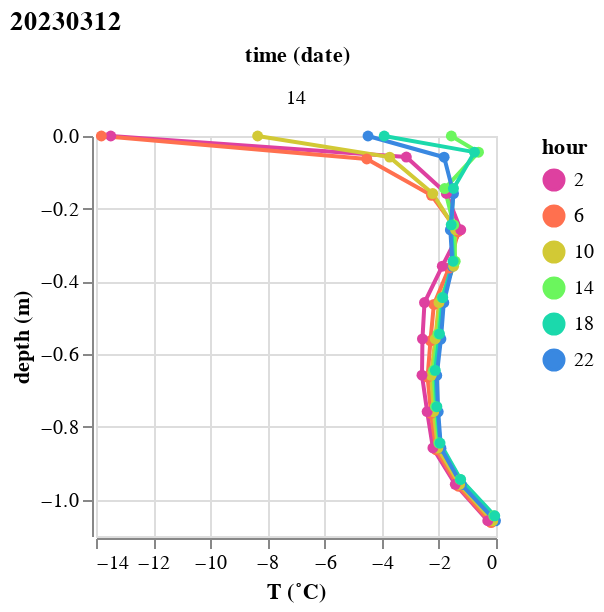

Notebook code cell kept with this figure:
### Code cell
src = snow_temp_dataset.sort_index().loc['20230314': '20230314'].reset_index()
alt.Chart(
    src.assign(hour = src.time.dt.hour)[src.time.dt.minute == 0][src.time.dt.hour % 4 == 2]
).mark_line(point=True).encode(
    alt.X('value:Q').title('T (˚C)'),
    alt.Y('depth:Q').title('depth (m)'),
    alt.Color('hour:O').scale(scheme='rainbow'),
    alt.Facet('date(time):O', columns=3),
    order='depth'
).properties(width=200, height = 200, title = '20230312')

### Figure 1 — Vega-Lite specification as saved in the notebook (floating-point values rounded to 4 significant figures)
{"config": {"view": {"continuousWidth": 300, "continuousHeight": 300}}, "data": {"name": "data-c80491109b71610a8f24c40417513914"}, "mark": {"type": "line", "point": true}, "encoding": {"color": {"field": "hour", "scale": {"scheme": "rainbow"}, "type": "ordinal"}, "facet": {"columns": 3, "field": "time", "timeUnit": "date", "type": "ordinal"}, "order": {"field": "depth", "type": "quantitative"}, "x": {"field": "value", "title": "T (˚C)", "type": "quantitative"}, "y": {"field": "depth", "title": "depth (m)", "type": "quantitative"}}, "height": 200, "title": "20230312", "width": 200, "$schema": "https://vega.github.io/schema/vega-lite/v5.20.1.json", "datasets": {"data-c80491109b71610a8f24c40417513914": [{"time": "2023-03-14T02:00:00", "SnowDepth_d": 1.458, "variable": "Tsnow_0_6m_d", "value": -2.207, "height_agl": 0.6, "depth": -0.8579, "hour": 2}, {"time": "2023-03-14T02:00:00", "SnowDepth_d": 1.458, "variable": "Tsnow_0_5m_d", "value": -1.425, "height_agl": 0.5, "depth": -0.9579, "hour": 2}, {"time": "2023-03-14T02:00:00", "SnowDepth_d": 1.458, "variable": "Tsnow_1_0m_d", "value": -2.502, "height_agl": 1.0, "depth": -0.4579, "hour": 2}, {"time": "2023-03-14T02:00:00", "SnowDepth_d": 1.458, "variable": "Tsnow_0_4m_d", "value": -0.288, "height_agl": 0.4, "depth": -1.058, "hour": 2}, {"time": "2023-03-14T02:00:00", "SnowDepth_d": 1.458, "variable": "Tsnow_0_8m_d", "value": -2.59, "height_agl": 0.8, "depth": -0.6579, "hour": 2}, {"time": "2023-03-14T02:00:00", "SnowDepth_d": 1.458, "variable": "Tsnow_1_1m_d", "value": -1.88, "height_agl": 1.1, "depth": -0.3579, "hour": 2}, {"time": "2023-03-14T02:00:00", "SnowDepth_d": 1.458, "variable": "Tsnow_0_7m_d", "value": -2.409, "height_agl": 0.7, "depth": -0.7579, "hour": 2}, {"time": "2023-03-14T02:00:00", "SnowDepth_d": 1.458, "variable": "Tsnow_0_9m_d", "value": -2.574, "height_agl": 0.9, "depth": -0.5579, "hour": 2}, {"time": "2023-03-14T02:00:00", "SnowDepth_d": 1.458, "variable": "Tsnow_1_3m_d", "value": -1.737, "height_agl": 1.3, "depth": -0.1579, "hour": 2}, {"time": "2023-03-14T02:00:00", "SnowDepth_d": 1.458, "variable": "Tsnow_1_4m_d", "value": -3.138, "height_agl": 1.4, "depth": -0.05791, "hour": 2}, {"time": "2023-03-14T02:00:00", "SnowDepth_d": 1.458, "variable": "Tsnow_1_2m_d", "value": -1.234, "height_agl": 1.2, "depth": -0.2579, "hour": 2}, {"time": "2023-03-14T02:00:00", "SnowDepth_d": null, "variable": null, "value": -13.48, "height_agl": null, "depth": 0.0, "hour": 2}, {"time": "2023-03-14T06:00:00", "SnowDepth_d": 1.463, "variable": "Tsnow_0_5m_d", "value": -1.321, "height_agl": 0.5, "depth": -0.9631, "hour": 6}, {"time": "2023-03-14T06:00:00", "SnowDepth_d": 1.463, "variable": "Tsnow_1_2m_d", "value": -1.33, "height_agl": 1.2, "depth": -0.2631, "hour": 6}, {"time": "2023-03-14T06:00:00", "SnowDepth_d": 1.463, "variable": "Tsnow_0_9m_d", "value": -2.294, "height_agl": 0.9, "depth": -0.5631, "hour": 6}, {"time": "2023-03-14T06:00:00", "SnowDepth_d": 1.463, "variable": "Tsnow_1_1m_d", "value": -1.643, "height_agl": 1.1, "depth": -0.3631, "hour": 6}, {"time": "2023-03-14T06:00:00", "SnowDepth_d": 1.463, "variable": "Tsnow_0_6m_d", "value": -2.092, "height_agl": 0.6, "depth": -0.8631, "hour": 6}, {"time": "2023-03-14T06:00:00", "SnowDepth_d": 1.463, "variable": "Tsnow_0_4m_d", "value": -0.1705, "height_agl": 0.4, "depth": -1.063, "hour": 6}, {"time": "2023-03-14T06:00:00", "SnowDepth_d": 1.463, "variable": "Tsnow_1_3m_d", "value": -2.256, "height_agl": 1.3, "depth": -0.1631, "hour": 6}, {"time": "2023-03-14T06:00:00", "SnowDepth_d": 1.463, "variable": "Tsnow_1_0m_d", "value": -2.174, "height_agl": 1.0, "depth": -0.4631, "hour": 6}, {"time": "2023-03-14T06:00:00", "SnowDepth_d": 1.463, "variable": "Tsnow_1_4m_d", "value": -4.523, "height_agl": 1.4, "depth": -0.06312, "hour": 6}, {"time": "2023-03-14T06:00:00", "SnowDepth_d": 1.463, "variable": "Tsnow_0_8m_d", "value": -2.394, "height_agl": 0.8, "depth": -0.6631, "hour": 6}, {"time": "2023-03-14T06:00:00", "SnowDepth_d": null, "variable": null, "value": -13.81, "height_agl": null, "depth": 0.0, "hour": 6}, {"time": "2023-03-14T06:00:00", "SnowDepth_d": 1.463, "variable": "Tsnow_0_7m_d", "value": -2.272, "height_agl": 0.7, "depth": -0.7631, "hour": 6}, {"time": "2023-03-14T10:00:00", "SnowDepth_d": 1.458, "variable": "Tsnow_0_4m_d", "value": -0.1137, "height_agl": 0.4, "depth": -1.058, "hour": 10}, {"time": "2023-03-14T10:00:00", "SnowDepth_d": 1.458, "variable": "Tsnow_1_0m_d", "value": -1.996, "height_agl": 1.0, "depth": -0.4581, "hour": 10}, {"time": "2023-03-14T10:00:00", "SnowDepth_d": null, "variable": null, "value": -8.343, "height_agl": null, "depth": 0.0, "hour": 10}, {"time": "2023-03-14T10:00:00", "SnowDepth_d": 1.458, "variable": "Tsnow_1_4m_d", "value": -3.722, "height_agl": 1.4, "depth": -0.05814, "hour": 10}, {"time": "2023-03-14T10:00:00", "SnowDepth_d": 1.458, "variable": "Tsnow_0_7m_d", "value": -2.182, "height_agl": 0.7, "depth": -0.7581, "hour": 10}, {"time": "2023-03-14T10:00:00", "SnowDepth_d": 1.458, "variable": "Tsnow_1_3m_d", "value": -2.214, "height_agl": 1.3, "depth": -0.1581, "hour": 10}, {"time": "2023-03-14T10:00:00", "SnowDepth_d": 1.458, "variable": "Tsnow_0_8m_d", "value": -2.266, "height_agl": 0.8, "depth": -0.6581, "hour": 10}, {"time": "2023-03-14T10:00:00", "SnowDepth_d": 1.458, "variable": "Tsnow_1_1m_d", "value": -1.483, "height_agl": 1.1, "depth": -0.3581, "hour": 10}, {"time": "2023-03-14T10:00:00", "SnowDepth_d": 1.458, "variable": "Tsnow_0_6m_d", "value": -2.035, "height_agl": 0.6, "depth": -0.8581, "hour": 10}, {"time": "2023-03-14T10:00:00", "SnowDepth_d": 1.458, "variable": "Tsnow_0_9m_d", "value": -2.127, "height_agl": 0.9, "depth": -0.5581, "hour": 10}, {"time": "2023-03-14T10:00:00", "SnowDepth_d": 1.458, "variable": "Tsnow_0_5m_d", "value": -1.275, "height_agl": 0.5, "depth": -0.9581, "hour": 10}, {"time": "2023-03-14T10:00:00", "SnowDepth_d": 1.458, "variable": "Tsnow_1_2m_d", "value": -1.415, "height_agl": 1.2, "depth": -0.2581, "hour": 10}, {"time": "2023-03-14T14:00:00", "SnowDepth_d": 1.444, "variable": "Tsnow_1_4m_d", "value": -0.6132, "height_agl": 1.4, "depth": -0.04445, "hour": 14}, {"time": "2023-03-14T14:00:00", "SnowDepth_d": 1.444, "variable": "Tsnow_0_6m_d", "value": -2.001, "height_agl": 0.6, "depth": -0.8444, "hour": 14}, {"time": "2023-03-14T14:00:00", "SnowDepth_d": 1.444, "variable": "Tsnow_1_3m_d", "value": -1.797, "height_agl": 1.3, "depth": -0.1444, "hour": 14}, {"time": "2023-03-14T14:00:00", "SnowDepth_d": 1.444, "variable": "Tsnow_0_7m_d", "value": -2.12, "height_agl": 0.7, "depth": -0.7444, "hour": 14}, {"time": "2023-03-14T14:00:00", "SnowDepth_d": 1.444, "variable": "Tsnow_0_8m_d", "value": -2.187, "height_agl": 0.8, "depth": -0.6444, "hour": 14}, {"time": "2023-03-14T14:00:00", "SnowDepth_d": 1.444, "variable": "Tsnow_0_9m_d", "value": -2.034, "height_agl": 0.9, "depth": -0.5444, "hour": 14}, {"time": "2023-03-14T14:00:00", "SnowDepth_d": 1.444, "variable": "Tsnow_0_4m_d", "value": -0.07973, "height_agl": 0.4, "depth": -1.044, "hour": 14}, {"time": "2023-03-14T14:00:00", "SnowDepth_d": 1.444, "variable": "Tsnow_0_5m_d", "value": -1.254, "height_agl": 0.5, "depth": -0.9444, "hour": 14}, {"time": "2023-03-14T14:00:00", "SnowDepth_d": 1.444, "variable": "Tsnow_1_1m_d", "value": -1.427, "height_agl": 1.1, "depth": -0.3444, "hour": 14}, {"time": "2023-03-14T14:00:00", "SnowDepth_d": 1.444, "variable": "Tsnow_1_0m_d", "value": -1.892, "height_agl": 1.0, "depth": -0.4444, "hour": 14}, {"time": "2023-03-14T14:00:00", "SnowDepth_d": null, "variable": null, "value": -1.564, "height_agl": null, "depth": 0.0, "hour": 14}, {"time": "2023-03-14T14:00:00", "SnowDepth_d": 1.444, "variable": "Tsnow_1_2m_d", "value": -1.479, "height_agl": 1.2, "depth": -0.2444, "hour": 14}, {"time": "2023-03-14T18:00:00", "SnowDepth_d": 1.444, "variable": "Tsnow_0_5m_d", "value": -1.238, "height_agl": 0.5, "depth": -0.9443, "hour": 18}, {"time": "2023-03-14T18:00:00", "SnowDepth_d": 1.444, "variable": "Tsnow_1_1m_d", "value": -1.501, "height_agl": 1.1, "depth": -0.3443, "hour": 18}, {"time": "2023-03-14T18:00:00", "SnowDepth_d": 1.444, "variable": "Tsnow_0_4m_d", "value": -0.04351, "height_agl": 0.4, "depth": -1.044, "hour": 18}, {"time": "2023-03-14T18:00:00", "SnowDepth_d": 1.444, "variable": "Tsnow_1_0m_d", "value": -1.863, "height_agl": 1.0, "depth": -0.4443, "hour": 18}, {"time": "2023-03-14T18:00:00", "SnowDepth_d": 1.444, "variable": "Tsnow_1_2m_d", "value": -1.567, "height_agl": 1.2, "depth": -0.2443, "hour": 18}, {"time": "2023-03-14T18:00:00", "SnowDepth_d": 1.444, "variable": "Tsnow_1_3m_d", "value": -1.489, "height_agl": 1.3, "depth": -0.1443, "hour": 18}, {"time": "2023-03-14T18:00:00", "SnowDepth_d": 1.444, "variable": "Tsnow_0_9m_d", "value": -1.977, "height_agl": 0.9, "depth": -0.5443, "hour": 18}, {"time": "2023-03-14T18:00:00", "SnowDepth_d": 1.444, "variable": "Tsnow_0_7m_d", "value": -2.069, "height_agl": 0.7, "depth": -0.7443, "hour": 18}, {"time": "2023-03-14T18:00:00", "SnowDepth_d": 1.444, "variable": "Tsnow_0_8m_d", "value": -2.125, "height_agl": 0.8, "depth": -0.6443, "hour": 18}, {"time": "2023-03-14T18:00:00", "SnowDepth_d": 1.444, "variable": "Tsnow_0_6m_d", "value": -1.959, "height_agl": 0.6, "depth": -0.8443, "hour": 18}, {"time": "2023-03-14T18:00:00", "SnowDepth_d": null, "variable": null, "value": -3.913, "height_agl": null, "depth": 0.0, "hour": 18}, {"time": "2023-03-14T18:00:00", "SnowDepth_d": 1.444, "variable": "Tsnow_1_4m_d", "value": -0.7544, "height_agl": 1.4, "depth": -0.04435, "hour": 18}, {"time": "2023-03-14T22:00:00", "SnowDepth_d": 1.458, "variable": "Tsnow_0_6m_d", "value": -1.926, "height_agl": 0.6, "depth": -0.8584, "hour": 22}, {"time": "2023-03-14T22:00:00", "SnowDepth_d": 1.458, "variable": "Tsnow_1_4m_d", "value": -1.816, "height_agl": 1.4, "depth": -0.0584, "hour": 22}, {"time": "2023-03-14T22:00:00", "SnowDepth_d": 1.458, "variable": "Tsnow_1_0m_d", "value": -1.827, "height_agl": 1.0, "depth": -0.4584, "hour": 22}, {"time": "2023-03-14T22:00:00", "SnowDepth_d": 1.458, "variable": "Tsnow_1_1m_d", "value": -1.521, "height_agl": 1.1, "depth": -0.3584, "hour": 22}, {"time": "2023-03-14T22:00:00", "SnowDepth_d": 1.458, "variable": "Tsnow_0_8m_d", "value": -2.074, "height_agl": 0.8, "depth": -0.6584, "hour": 22}, {"time": "2023-03-14T22:00:00", "SnowDepth_d": 1.458, "variable": "Tsnow_0_7m_d", "value": -2.022, "height_agl": 0.7, "depth": -0.7584, "hour": 22}, {"time": "2023-03-14T22:00:00", "SnowDepth_d": 1.458, "variable": "Tsnow_0_9m_d", "value": -1.927, "height_agl": 0.9, "depth": -0.5584, "hour": 22}, {"time": "2023-03-14T22:00:00", "SnowDepth_d": 1.458, "variable": "Tsnow_0_5m_d", "value": -1.21, "height_agl": 0.5, "depth": -0.9584, "hour": 22}, {"time": "2023-03-14T22:00:00", "SnowDepth_d": 1.458, "variable": "Tsnow_1_2m_d", "value": -1.598, "height_agl": 1.2, "depth": -0.2584, "hour": 22}, {"time": "2023-03-14T22:00:00", "SnowDepth_d": null, "variable": null, "value": -4.479, "height_agl": null, "depth": 0.0, "hour": 22}, {"time": "2023-03-14T22:00:00", "SnowDepth_d": 1.458, "variable": "Tsnow_0_4m_d", "value": -0.01829, "height_agl": 0.4, "depth": -1.058, "hour": 22}, {"time": "2023-03-14T22:00:00", "SnowDepth_d": 1.458, "variable": "Tsnow_1_3m_d", "value": -1.487, "height_agl": 1.3, "depth": -0.1584, "hour": 22}]}}
